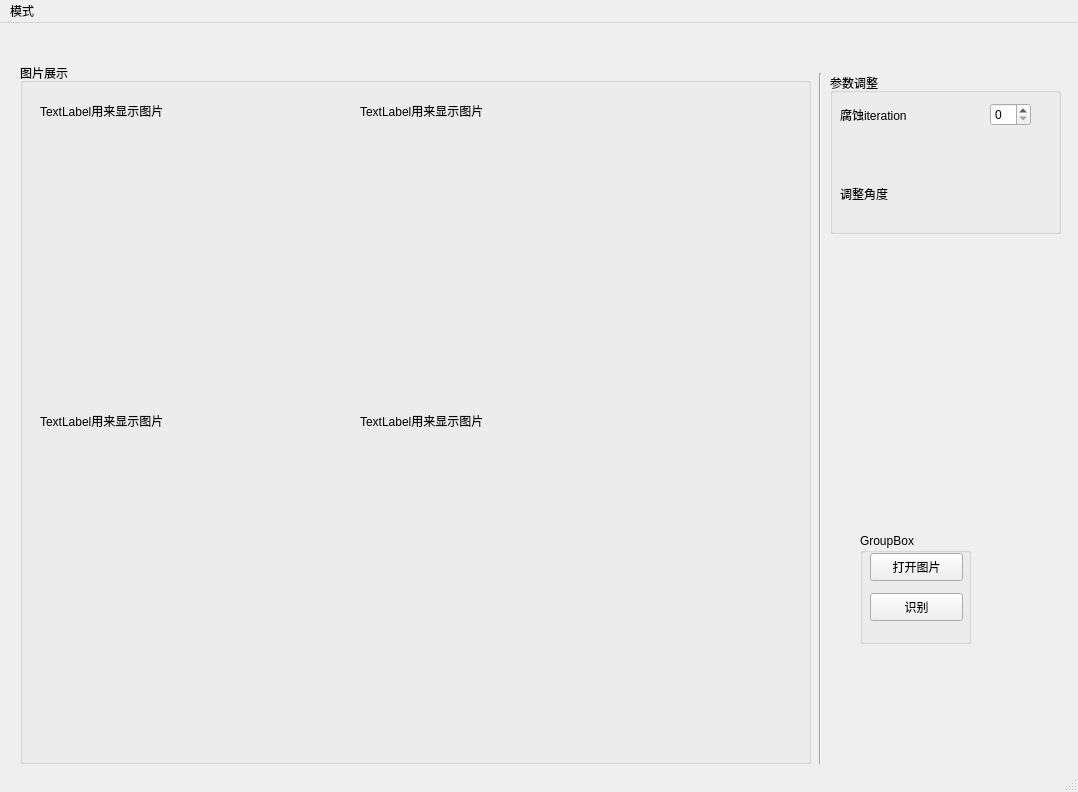
<?xml version="1.0" encoding="UTF-8"?>
<ui version="4.0">
 <class>MainWindow</class>
 <widget class="QMainWindow" name="MainWindow">
  <property name="geometry">
   <rect>
    <x>0</x>
    <y>0</y>
    <width>1078</width>
    <height>792</height>
   </rect>
  </property>
  <property name="windowTitle">
   <string>MainWindow</string>
  </property>
  <widget class="QWidget" name="centralwidget">
   <widget class="Line" name="line">
    <property name="geometry">
     <rect>
      <x>810</x>
      <y>50</y>
      <width>20</width>
      <height>691</height>
     </rect>
    </property>
    <property name="orientation">
     <enum>Qt::Vertical</enum>
    </property>
   </widget>
   <widget class="QGroupBox" name="groupBox">
    <property name="geometry">
     <rect>
      <x>860</x>
      <y>510</y>
      <width>111</width>
      <height>111</height>
     </rect>
    </property>
    <property name="title">
     <string>GroupBox</string>
    </property>
    <widget class="QPushButton" name="pushButton">
     <property name="geometry">
      <rect>
       <x>10</x>
       <y>20</y>
       <width>93</width>
       <height>28</height>
      </rect>
     </property>
     <property name="text">
      <string>打开图片</string>
     </property>
    </widget>
    <widget class="QPushButton" name="pushButton_2">
     <property name="geometry">
      <rect>
       <x>10</x>
       <y>60</y>
       <width>93</width>
       <height>28</height>
      </rect>
     </property>
     <property name="text">
      <string>识别</string>
     </property>
    </widget>
   </widget>
   <widget class="QGroupBox" name="groupBox_2">
    <property name="geometry">
     <rect>
      <x>830</x>
      <y>50</y>
      <width>231</width>
      <height>161</height>
     </rect>
    </property>
    <property name="title">
     <string>参数调整</string>
    </property>
    <widget class="QLabel" name="label_3">
     <property name="geometry">
      <rect>
       <x>10</x>
       <y>110</y>
       <width>102</width>
       <height>21</height>
      </rect>
     </property>
     <property name="text">
      <string>调整角度</string>
     </property>
    </widget>
    <widget class="QWidget" name="">
     <property name="geometry">
      <rect>
       <x>10</x>
       <y>30</y>
       <width>191</width>
       <height>23</height>
      </rect>
     </property>
     <layout class="QHBoxLayout" name="horizontalLayout">
      <item>
       <widget class="QLabel" name="label_2">
        <property name="text">
         <string>腐蚀iteration</string>
        </property>
       </widget>
      </item>
      <item>
       <spacer name="horizontalSpacer">
        <property name="orientation">
         <enum>Qt::Horizontal</enum>
        </property>
        <property name="sizeHint" stdset="0">
         <size>
          <width>40</width>
          <height>20</height>
         </size>
        </property>
       </spacer>
      </item>
      <item>
       <widget class="QSpinBox" name="spinBox"/>
      </item>
     </layout>
    </widget>
   </widget>
   <widget class="QGroupBox" name="groupBox_3">
    <property name="geometry">
     <rect>
      <x>20</x>
      <y>40</y>
      <width>791</width>
      <height>701</height>
     </rect>
    </property>
    <property name="title">
     <string>图片展示</string>
    </property>
    <widget class="QLabel" name="label">
     <property name="geometry">
      <rect>
       <x>20</x>
       <y>40</y>
       <width>251</width>
       <height>16</height>
      </rect>
     </property>
     <property name="text">
      <string>TextLabel用来显示图片</string>
     </property>
    </widget>
    <widget class="QLabel" name="label_5">
     <property name="geometry">
      <rect>
       <x>340</x>
       <y>40</y>
       <width>251</width>
       <height>16</height>
      </rect>
     </property>
     <property name="text">
      <string>TextLabel用来显示图片</string>
     </property>
    </widget>
    <widget class="QLabel" name="label_6">
     <property name="geometry">
      <rect>
       <x>340</x>
       <y>350</y>
       <width>251</width>
       <height>16</height>
      </rect>
     </property>
     <property name="text">
      <string>TextLabel用来显示图片</string>
     </property>
    </widget>
    <widget class="QLabel" name="label_7">
     <property name="geometry">
      <rect>
       <x>20</x>
       <y>350</y>
       <width>251</width>
       <height>16</height>
      </rect>
     </property>
     <property name="text">
      <string>TextLabel用来显示图片</string>
     </property>
    </widget>
   </widget>
  </widget>
  <widget class="QMenuBar" name="menubar">
   <property name="geometry">
    <rect>
     <x>0</x>
     <y>0</y>
     <width>1078</width>
     <height>26</height>
    </rect>
   </property>
   <widget class="QMenu" name="menu">
    <property name="title">
     <string>模式</string>
    </property>
    <addaction name="actionmodel1"/>
    <addaction name="actionmodel2"/>
   </widget>
   <addaction name="menu"/>
  </widget>
  <widget class="QStatusBar" name="statusbar"/>
  <action name="actionmodel1">
   <property name="text">
    <string>model1</string>
   </property>
  </action>
  <action name="actionmodel2">
   <property name="text">
    <string>model2</string>
   </property>
  </action>
 </widget>
 <resources/>
 <connections/>
</ui>
